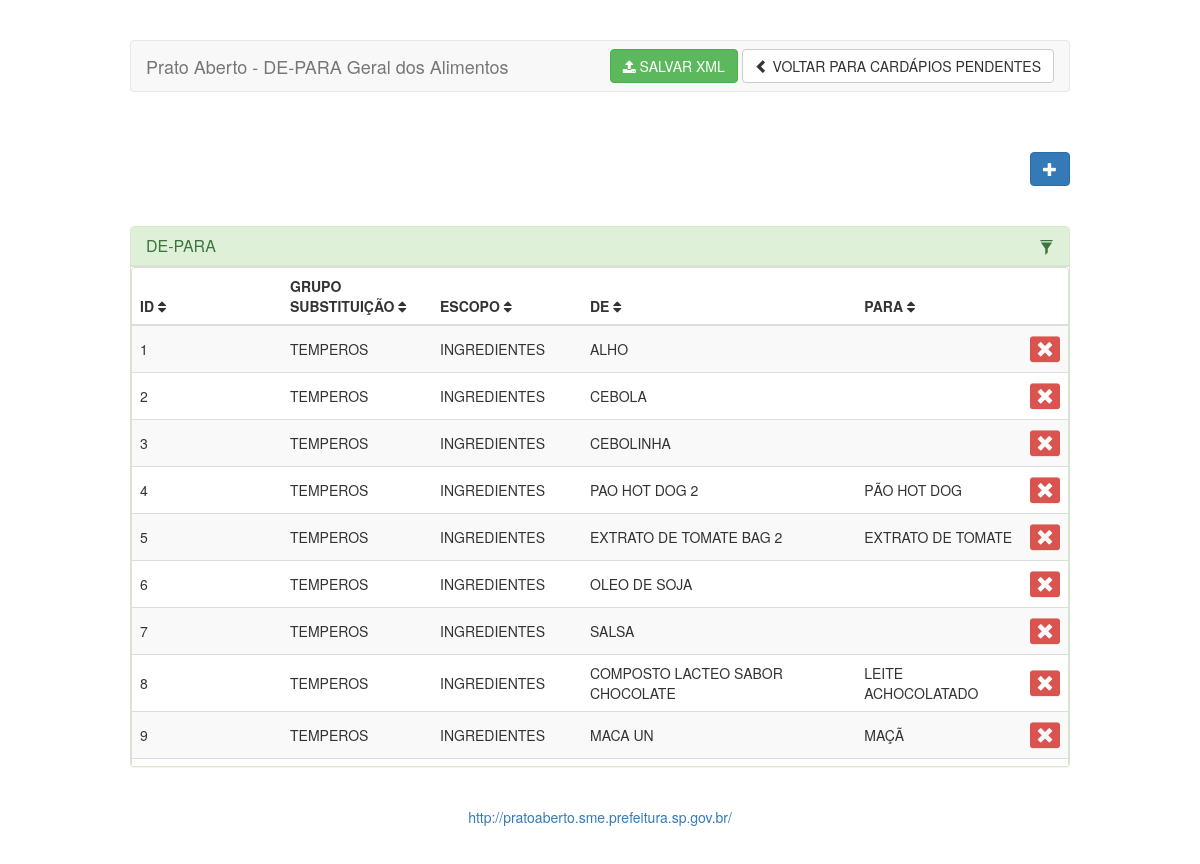
Screenshot of /configuracoes_gerais with the database file from the repository.
### db_setup.py (models this page shows)
class Replacements(Base):
    __tablename__ = 'replacements'
    id = Column(Integer, primary_key=True)
    substitution_group = Column(String(250), nullable=False)
    substitution_scope = Column(String(250), nullable=False)
    from_word = Column(String(250), nullable=False)
    to_word = Column(String(250), nullable=False)

### app.py (the view)
@app.route("/configuracoes_gerais", methods=['GET', 'POST'])
def config():
    if request.method == "GET":
        config_editor = db_functions.select_all()
        return render_template("configurações.html", config=config_editor)

### db_functions.py (called while the page is built)
def select_all():
    engine = create_engine('sqlite:///configuracoes_editor_merenda.db')
    Base.metadata.bind = engine
    dbsession = sessionmaker(bind=engine)
    session = dbsession()
    res = session.query(Replacements).all()
    list = [(x.id, x.substitution_group, x.substitution_scope, x.from_word, x.to_word) for x in res]
    return list

### templates/configurações.html (shortened to what this page needs)
<!DOCTYPE html>
<html lang="en">
<head>
    <link rel="stylesheet" href="https://maxcdn.bootstrapcdn.com/bootstrap/3.3.7/css/bootstrap.min.css">
    <link rel="stylesheet" href="https://cdnjs.cloudflare.com/ajax/libs/font-awesome/4.7.0/css/font-awesome.min.css">
    <link href="//maxcdn.bootstrapcdn.com/font-awesome/4.1.0/css/font-awesome.min.css" rel="stylesheet">
</head>
<body>
    <div class="container">
        <div class="row">
            <nav class="navbar navbar-default">
                <div class="container-fluid">
                    <div class="navbar-header">
                        <a class="navbar-brand" href="#">Prato Aberto - DE-PARA Geral dos Alimentos</a>
                    </div>
                    <form method="post" action="/atualiza_configuracoes">
                        <div class="collapse navbar-collapse">
                            <ul class="nav navbar-nav navbar-right">
                                <button onclick="geraTabela()" type="submit" class="btn btn-success">
                                    <i class="fa fa-upload" aria-hidden="true"></i> SALVAR XML</button>
                                <a type="button" class="btn btn-default " href="/">
                                    <span class="glyphicon glyphicon-chevron-left"></span> VOLTAR PARA CARDÁPIOS PENDENTES
                                </a>
                            </ul>
                        </div>
                    </form>
                </div>
            </nav>
        </div>
        <div class="row">
            <button onclick="addRow()" class="btn btn-primary" style="float: right"><span class="glyphicon glyphicon-plus" aria-hidden="true"></span></button>
        </div>
       	<div class="row">
            <div class="panel panel-success">
                <div class="panel-heading">
                    <h2 class="panel-title">DE-PARA</h2>
                    <div class="pull-right">
                        <span class="clickable filter" data-toggle="tooltip" title="Toggle table filter" data-container="body">
                            <i class="glyphicon glyphicon-filter"></i>
                        </span>
                    </div>
                </div>
                <div class="table-responsive">
                    <div class="panel panel-default">
                        <table class="table table-hover table-striped" id="task-table">
                            <thead>
                                <tr>
                                    <th onclick="w3.sortHTML('#task-table', '.item', 'td:nth-child(1)')" style="cursor:pointer; word-wrap: break-word;min-width: 150px;max-width: 150px;">ID <i class="fa fa-sort" aria-hidden="true"></i></th>
                                    <th onclick="w3.sortHTML('#task-table', '.item', 'td:nth-child(2)')" style="cursor:pointer; word-wrap: break-word;min-width: 150px;max-width: 150px;">GRUPO SUBSTITUIÇÃO <i class="fa fa-sort" aria-hidden="true"></i></th>
                                    <th onclick="w3.sortHTML('#task-table', '.item', 'td:nth-child(3)')" style="cursor:pointer; word-wrap: break-word;min-width: 150px;max-width: 150px;">ESCOPO <i class="fa fa-sort" aria-hidden="true"></i></th>
                                    <th onclick="w3.sortHTML('#task-table', '.item', 'td:nth-child(4)')" style="cursor:pointer; word-wrap: break-word;min-width: 150px;max-width: 150px;">DE <i class="fa fa-sort" aria-hidden="true"></i></th>
                                    <th onclick="w3.sortHTML('#task-table', '.item', 'td:nth-child(5)')" style="cursor:pointer; word-wrap: break-word;min-width: 150px;max-width: 150px;">PARA <i class="fa fa-sort" aria-hidden="true"></i></th>
                                    <th ></th>
                                </tr>
                            </thead>
                            <tbody>
                                {% for linha in config: %}
                                <tr class="item">
                                    <td class="ids">{{ linha[0] }}</td>
                                    <td class="substitution_group">{{ linha[1] }}</td>
                                    <td class="substitution_scope" contenteditable="true">{{ linha[2] }}</td>
                                    <td class="from_word" contenteditable="true">{{ linha[3] }}</td>
                                    <td class="to_word" contenteditable="true">{{ linha[4] }}</td>
                                    <td><a value='Delete' onclick='deleteRow(this)'><i style='color:#D9534F;font-size:30px;text-align: center' class='fa'></i></a></td>
                                </tr>
                                {% endfor %}
                            </tbody>
                        </table>
                    </div>
                </div>
            </div>
        </div>
        <footer class="container-fluid text-center">
            <br>
            <p><a href="http://pratoaberto.sme.prefeitura.sp.gov.br/" title="Projeto Prato Aberto">http://pratoaberto.sme.prefeitura.sp.gov.br/</a></p>
        </footer>
    </div>
</body>
</html>

### templates/configurações.html (style rules this page uses)
.row { margin-top:40px; padding: 0 10px; }
.container { width: 80%; }
.clickable { cursor: pointer; }
.panel-heading div { margin-top: -18px; font-size: 15px; }
.panel-heading div span { margin-left:5px; }
.table-responsive { height:500px; overflow-y:auto; overflow-x:auto; }
.table > tbody > tr > td, .table > tfoot > tr > td { vertical-align: inherit; }
.navbar-nav { margin-top: 8px; padding-left:10px; }

### rows the page displays
Replacements: id "1", substitution_group "TEMPEROS", substitution_scope "INGREDIENTES", from_word "ALHO"
Replacements: id "2", substitution_group "TEMPEROS", substitution_scope "INGREDIENTES", from_word "CEBOLA"
Replacements: id "3", substitution_group "TEMPEROS", substitution_scope "INGREDIENTES", from_word "CEBOLINHA"
Replacements: id "4", substitution_group "TEMPEROS", substitution_scope "INGREDIENTES", from_word "PAO HOT DOG 2", to_word "PÃO HOT DOG"
Replacements: id "5", substitution_group "TEMPEROS", substitution_scope "INGREDIENTES", from_word "EXTRATO DE TOMATE BAG 2", to_word "EXTRATO DE TOMATE"
Replacements: id "6", substitution_group "TEMPEROS", substitution_scope "INGREDIENTES", from_word "OLEO DE SOJA"
Replacements: id "7", substitution_group "TEMPEROS", substitution_scope "INGREDIENTES", from_word "SALSA"
Replacements: id "8", substitution_group "TEMPEROS", substitution_scope "INGREDIENTES", from_word "COMPOSTO LACTEO SABOR CHOCOLATE", to_word "LEITE ACHOCOLATADO"
Replacements: id "9", substitution_group "TEMPEROS", substitution_scope "INGREDIENTES", from_word "MACA UN", to_word "MAÇÃ"
